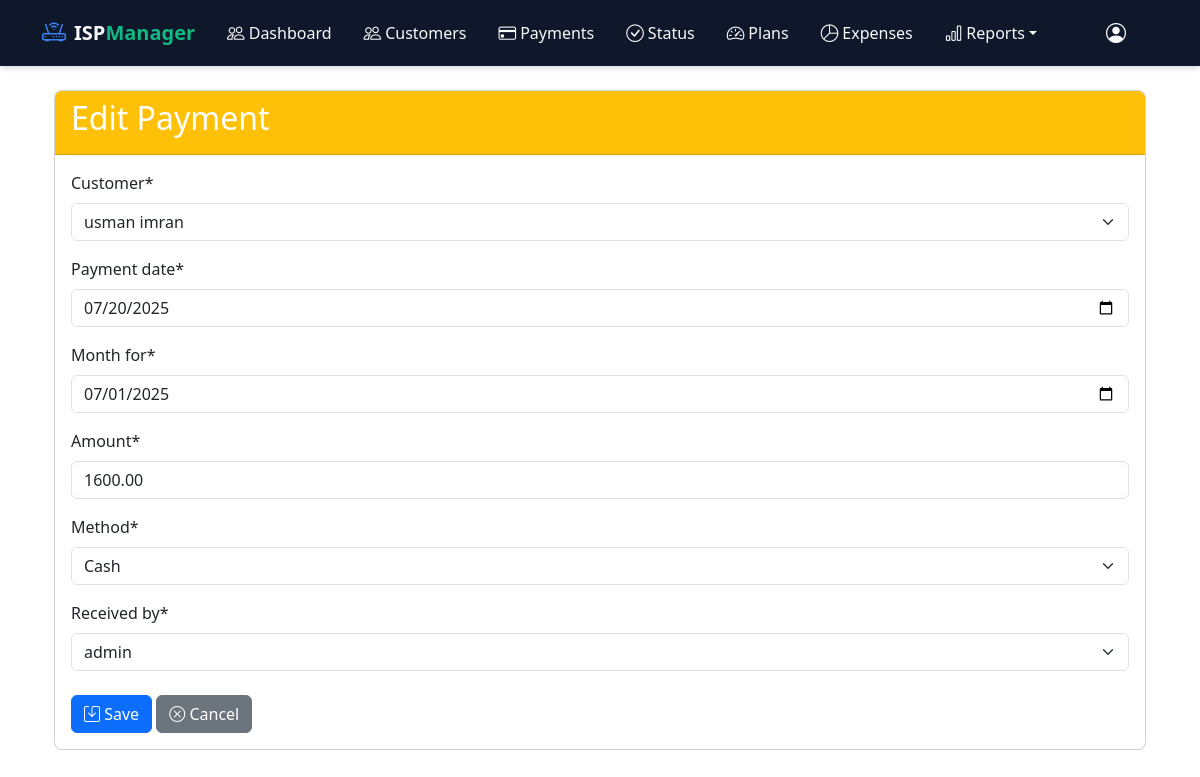
/payments/4/edit/, run on the app's committed database.
### customers/models.py (models this page shows, shortened)
class Payment(models.Model):
    METHOD_CHOICES = [
        ('cash', 'Cash'),
        ('bank', 'Bank Transfer'),
        ('card', 'Credit Card'),
        ('mobile', 'Mobile Payment'),
    ]
    customer = models.ForeignKey(Customer, on_delete=models.CASCADE, related_name='payments')
    amount = models.DecimalField(max_digits=10, decimal_places=2)
    payment_date = models.DateField()
    month_for = models.DateField(default=date.today)  # month being paid for
    method = models.CharField(max_length=10, choices=METHOD_CHOICES)
    received_by = models.ForeignKey(User, on_delete=models.PROTECT)
    class Meta:
        unique_together = ('customer', 'month_for')
    PAYMENT_METHODS = [
        ('cash', 'Cash'),
        ('bank', 'Bank Transfer'),
        ('card', 'Credit Card'),
        ('mobile', 'Mobile Payment'),
    ]
    customer = models.ForeignKey(Customer, on_delete=models.CASCADE, related_name='payments')
    amount = models.DecimalField(max_digits=10, decimal_places=2, validators=[MinValueValidator(0)])
    payment_date = models.DateField()
    method = models.CharField(max_length=10, choices=PAYMENT_METHODS)
    received_by = models.ForeignKey(User, on_delete=models.PROTECT)
    notes = models.TextField(blank=True, null=True)
    invoice_number = models.CharField(max_length=20, unique=True)

### customers/views.py (the view, shortened to what this page needs)
# urls.py: path('payments/<int:pk>/edit/', PaymentUpdateView.as_view(), name='payment_update'),
class PaymentUpdateView(UpdateView):
    model = Payment
    form_class = PaymentForm
    template_name = 'customers/payment_form.html'

### customers/forms.py
class PaymentForm(forms.ModelForm):
    class Meta:
        model = Payment
        fields = ['customer', 'payment_date', 'month_for', 'amount', 'method', 'received_by']
        widgets = {
            'payment_date': forms.DateInput(attrs={'type': 'date'}),
            'month_for': forms.DateInput(attrs={'type': 'date'}),
        }
    def __init__(self, *args, **kwargs):
        super().__init__(*args, **kwargs)
        customer = None
        if 'customer' in self.initial:
            customer = self.initial['customer']
            if isinstance(customer, int):
                customer = Customer.objects.filter(pk=customer).first()
        elif self.instance and self.instance.customer_id:
            customer = self.instance.customer
        if customer and customer.service_plan:
            self.fields['amount'].initial = customer.service_plan.price

### customers/models.py (called while the page is built)
    def __str__(self):
        return f"{self.first_name} {self.last_name}"

### templates/customers/payment_form.html (shortened to what this page needs)
{% extends "base.html" %}
{% load crispy_forms_tags %}
{% block content %}
<div class="container mt-4">
    <div class="card">
        <div class="card-header bg-{% if form.instance.pk %}warning{% else %}success{% endif %} text-white">
            <h2>{% if form.instance.pk %}Edit{% else %}Add New{% endif %} Payment</h2>
        </div>
        <div class="card-body">
            <form method="post">
                {{ form|crispy }}
                <div class="form-group mt-4">
                    <button type="submit" class="btn btn-primary">
                        <i class="bi bi-save"></i> Save
                    </button>
                    <a href="{% if form.instance.pk %}{% url 'payment_detail' form.instance.pk %}{% else %}{% url 'payment_list' %}{% endif %}"
                       class="btn btn-secondary">
                        <i class="bi bi-x-circle"></i> Cancel
                    </a>
                </div>
            </form>
        </div>
    </div>
</div>
{% endblock %}

### templates/base.html (style rules this page uses)
:root { --primary: #4e73df; --secondary: #858796; --success: #1cc88a; --info: #36b9cc; --warning: #f6c23e; --danger: #e74a3b; --light: #f8f9fc; --dark: #5a5c69; }
.card { border-radius: 0.5rem; overflow: hidden; transition: all 0.3s ease; }
.card { transition: box-shadow 0.3s ease; }
.card { border-radius: 0.5rem; overflow: hidden; }
:root { --primary-color: #2563eb; --primary-dark: #1e40af; --primary-light: #3b82f6; --accent-color: #10b981; --text-light: #f8fafc; --text-dark: #1e293b; --bg-dark: #0f172a; --bg-light: #ffffff; --transition: all 0.25s cubic-bezier(0.4, 0, 0.2, 1); }

### data on the page
Payment: customer "usman imran", payment_date "07/20/2025", month_for "07/01/2025", amount "1600.00", method "Cash", received_by "admin"
